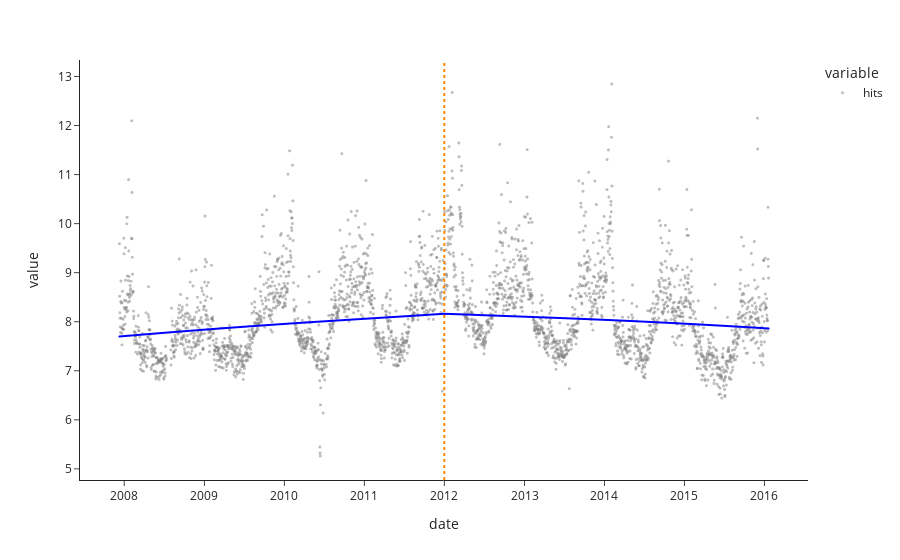

Write notebook code for a chart like this one.
### Markdown cell above
### Trend

In Prophet, **trend** is modeled as a piecewise linear function, broken up by “change points” where the slope of the trend line changes. For example, we can use LOWESS to visualize the slight change in trend in our Peyton Manning data.

### Code cell
g = px.scatter(df_manning['hits'], template='simple_white', opacity=0.5, color_discrete_sequence=['gray'],
               trendline="lowess", trendline_options=dict(frac=1), trendline_color_override='blue')

g.add_vline(x='2012-01-01', line_width=2, line_color="darkorange", line_dash='dot', opacity=1)

g.update_traces(marker={'size': 3})
g.update_layout()

### Figure 1 — Plotly figure (JSON) as saved in the notebook; plotly's stock layout.template omitted (floating-point values rounded to 4 significant figures; data arrays with more than 128 entries replaced by an {"elided": "..."} marker saying what was removed)
{"data": [{"hovertemplate": "variable=hits<br>date=%{x}<br>value=%{y}<extra></extra>", "legendgroup": "hits", "marker": {"color": "gray", "opacity": 0.5, "size": 3, "symbol": "circle"}, "mode": "markers", "name": "hits", "showlegend": true, "type": "scattergl", "x": {"elided": "2905 str values"}, "xaxis": "x", "y": {"elided": "2905 float values"}, "yaxis": "y"}, {"hovertemplate": "<b>LOWESS trendline</b><br><br>variable=hits<br>date=%{x}<br>value=%{y} <b>(trend)</b><extra></extra>", "legendgroup": "hits", "line": {"color": "blue"}, "marker": {"color": "gray", "size": 3, "symbol": "circle"}, "mode": "lines", "name": "hits", "showlegend": false, "type": "scattergl", "x": {"elided": "2905 str values"}, "xaxis": "x", "y": {"elided": "2905 float values"}, "yaxis": "y"}], "layout": {"legend": {"title": {"text": "variable"}, "tracegroupgap": 0}, "margin": {"t": 60}, "shapes": [{"line": {"color": "darkorange", "dash": "dot", "width": 2}, "opacity": 1, "type": "line", "x0": "2012-01-01", "x1": "2012-01-01", "xref": "x", "y0": 0, "y1": 1, "yref": "y domain"}], "xaxis": {"anchor": "y", "domain": [0, 1], "title": {"text": "date"}}, "yaxis": {"anchor": "x", "domain": [0, 1], "title": {"text": "value"}}}}
